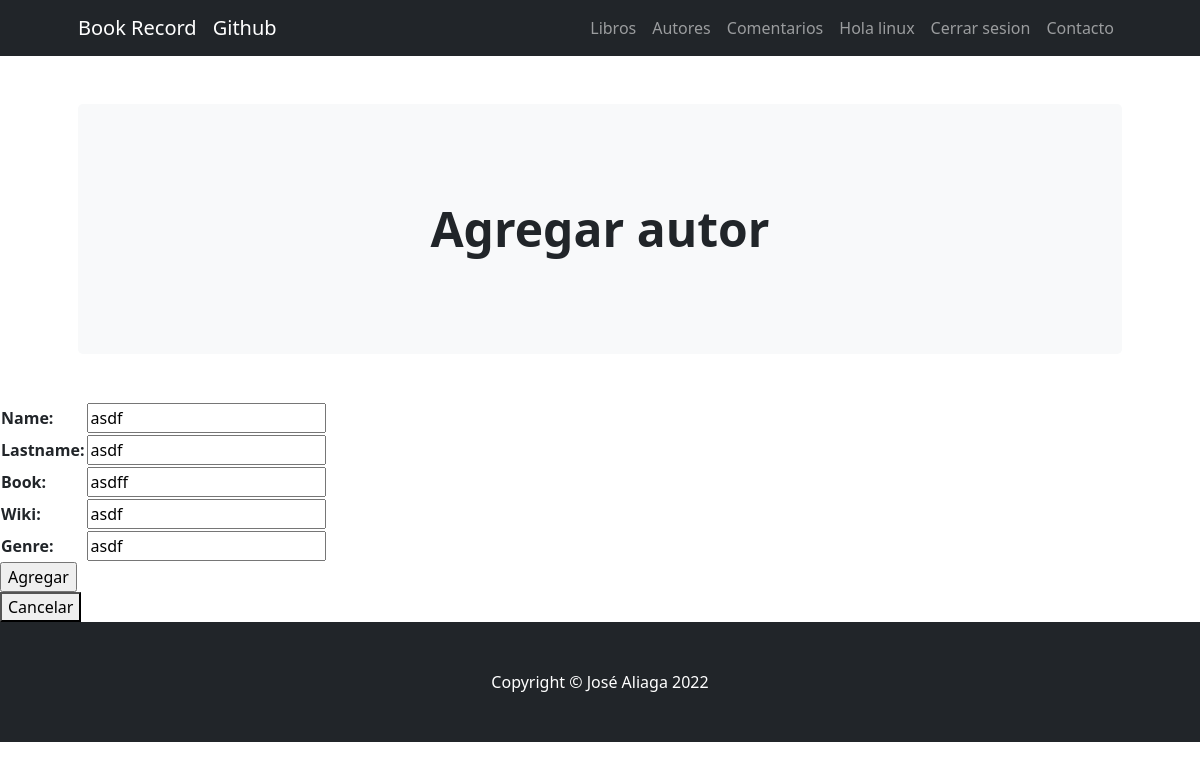
/BookRecord/author/edit/3 (signed in), run on the app's committed database.
### BookRecord/models.py (models this page shows, shortened)
class Author(models.Model):
    name = models.CharField(max_length=40)
    lastname = models.CharField(max_length=40)
    book = models.CharField(max_length=40)
    wiki = models.CharField(max_length=40)
    genre = models.CharField(max_length=40)

### BookRecord/views.py (the view)
# urls.py: path('author/edit/<pk>', views.Update_author.as_view(), name='update_author'),
class Update_author(LoginRequiredMixin, UpdateView):
    model = Author
    success_url = '/BookRecord/author/list/'
    fields = ['name','lastname','book','wiki','genre']

### BookRecord/template/BookRecord/author_form.html (shortened to what this page needs)
{% extends 'BookRecord/template.html' %}
{% load static %}
{% block changing_content  %}
<header class="py-5">
    <div class="container px-lg-5">
        <div class="p-4 p-lg-5 bg-light rounded-3 text-center">
            <div class="m-4 m-lg-5">
              <h1 class="display-5 fw-bold">Agregar autor</h1>
            </div>
        </div>
    </div>
</header>
<form method='POST'>
  <table>
  {{ form.as_table }}
  </table>
  <input type='submit' value='Agregar'>
</form>
  <button><a href="{% url 'list_authors' %}" style='text-decoration: none; color: #000000' >Cancelar</a></button>
{% endblock %}

### BookRecord/template/BookRecord/template.html (shortened to what this page needs)
<!DOCTYPE html>
<html lang="en">
    <head>
        {% load static %}
        <link href="https://cdn.jsdelivr.net/npm/bootstrap-icons@1.4.1/font/bootstrap-icons.css" rel="stylesheet" />
        <link href="{% static 'BookRecord/css/styles.css' %}" rel="stylesheet" />
    </head>
    <body>
        <nav class="navbar navbar-expand-lg navbar-dark bg-dark">
            <div class="container px-lg-5">
                <a class="navbar-brand" href="{% url 'home' %}">Book Record</a>
                <a class="navbar-brand" href="https://github.com/jaliagag/cleaned_django" target="_blank">Github</a>
                <div class="collapse navbar-collapse" id="navbarSupportedContent">
                    <ul class="navbar-nav ms-auto mb-2 mb-lg-0">
                      <li class="nav-item"><a class="nav-link" href="{% url 'list_books' %}">Libros</a></li>
                      <li class="nav-item"><a class="nav-link" href="{% url 'list_authors' %}">Autores</a></li>
                      <li class="nav-item"><a class="nav-link" href="{% url 'home' %}">Comentarios</a></li>
                      {% if request.user.is_authenticated %}
                        <li class="nav-item"><a class="nav-link" href="{% url 'edit_profile' %}">Hola {{ user.username }}</a></li>
                        <li class="nav-item"><a class="nav-link" href="{% url 'logout' %}">Cerrar sesion</a></li>
                      {% endif %}
                        <li class="nav-item"><a class="nav-link" href="#!">Contacto</a></li>
                    </ul>
                </div>
            </div>
        </nav>
          {% block changing_content %}
          {% endblock %}
        <footer class="py-5 bg-dark">
            <div class="container"><p class="m-0 text-center text-white">Copyright &copy; José Aliaga 2022</p></div>
        </footer>
    </body>
</html>

### data on the page
Author: name "asdf", lastname "asdf", book "asdff", wiki "asdf", genre "asdf"

### other printed values
{{ user.username }} "linux"
